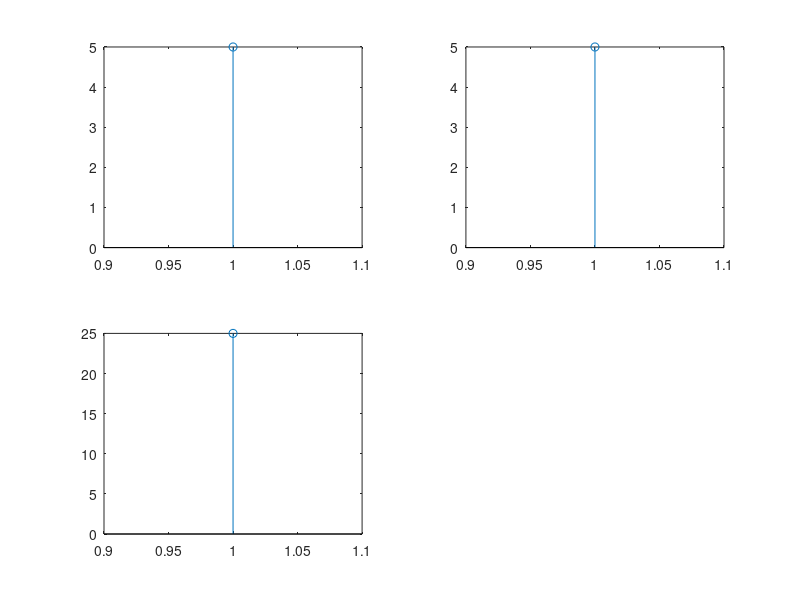

This chart was generated by the following MATLAB code:
x=input('Enter the input sequence');

n1=length(x);
subplot(2,2,1);
stem(x);

for k=1:n1
    m(k)=x(n1-k+1);
end


subplot(2,2,2);
stem(m);

X=[x,zeros(1,n1)];
H=[m,zeros(1,n1)];

for i=1:n1+n1-1
    y(i)=0;
    for j=1:n1
    if(i-j+1 > 0)
        y(i)=y(i)+X(j)*H(i-j+1);
    end
    end
    
end
subplot(2,2,3);
stem(y);
 